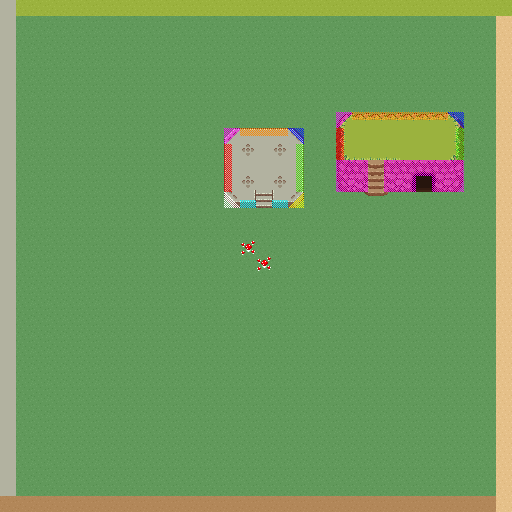

A 2D game scene composited from a Tiled map and its tileset images. What follows is a short description and the map's XML, with each tile layer's data collapsed to a summary:
An orthogonal 32x32 tile map with 16x16 px tiles, 5 tile layers (ground, back_objects, front_objects, collision, ...), 2 tilesets.

<map version="1.10" tiledversion="1.10.2" orientation="orthogonal" renderorder="right-down" compressionlevel="0" width="32" height="32" tilewidth="16" tileheight="16" infinite="0" nextlayerid="9" nextobjectid="1">
 <tileset firstgid="1" source="overworld.tsx" />
 <tileset firstgid="1025" source="collisions.tsx" />
 <layer id="1" name="ground" width="32" height="32">
  <data>[1024 cells, 1024 non-empty, 5 distinct tile ids]</data>
 </layer>
 <layer id="4" name="back_objects" width="32" height="32">
  <data>[1024 cells, 70 non-empty, 56 distinct tile ids]</data>
 </layer>
 <layer id="5" name="front_objects" width="32" height="32">
  <data>[1024 cells, 0 non-empty, 0 distinct tile ids]</data>
 </layer>
 <layer id="7" name="collision" width="32" height="32">
  <data>[1024 cells, 40 non-empty, 9 distinct tile ids]</data>
 </layer>
 <layer id="8" name="spawners" width="32" height="32">
  <data>[1024 cells, 0 non-empty, 0 distinct tile ids]</data>
 </layer>
</map>